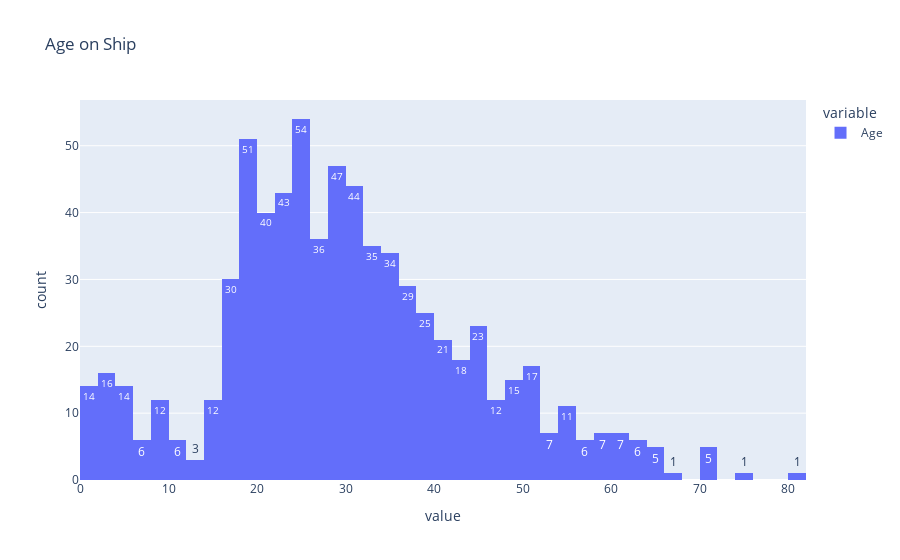

The cell this chart's notebook holds for it:
### Code cell
# Usia paling banyak di antara tahun 20 - 30 tahun
px.histogram(df['Age'], text_auto=True, title='Age on Ship')

### Figure 1 — Plotly figure (JSON) as saved in the notebook; plotly's stock layout.template omitted (floating-point values rounded to 4 significant figures; data arrays with more than 128 entries replaced by an {"elided": "..."} marker saying what was removed)
{"data": [{"alignmentgroup": "True", "bingroup": "x", "hovertemplate": "variable=Age<br>value=%{x}<br>count=%{y}<extra></extra>", "legendgroup": "Age", "marker": {"color": "#636efa", "pattern": {"shape": ""}}, "name": "Age", "offsetgroup": "Age", "orientation": "v", "showlegend": true, "texttemplate": "%{value}", "type": "histogram", "x": {"elided": "891 float values"}, "xaxis": "x", "yaxis": "y"}], "layout": {"barmode": "relative", "legend": {"title": {"text": "variable"}, "tracegroupgap": 0}, "title": {"text": "Age on Ship"}, "xaxis": {"anchor": "y", "domain": [0, 1], "title": {"text": "value"}}, "yaxis": {"anchor": "x", "domain": [0, 1], "title": {"text": "count"}}}}
